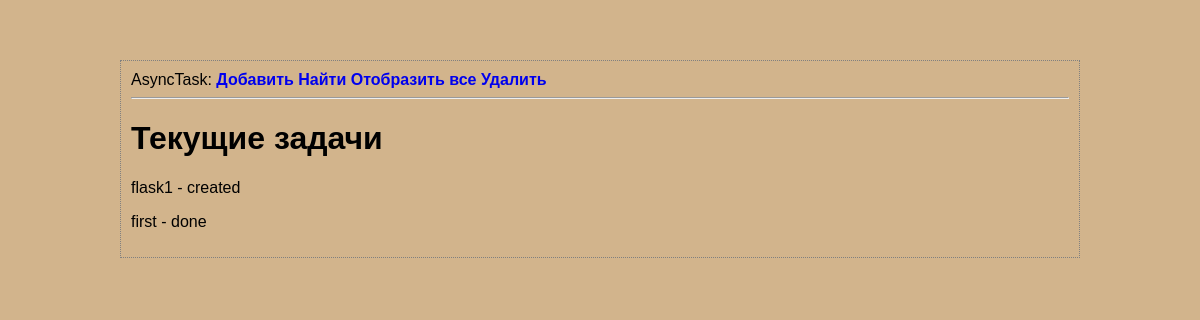
The page /view_all on the database as committed earlier.
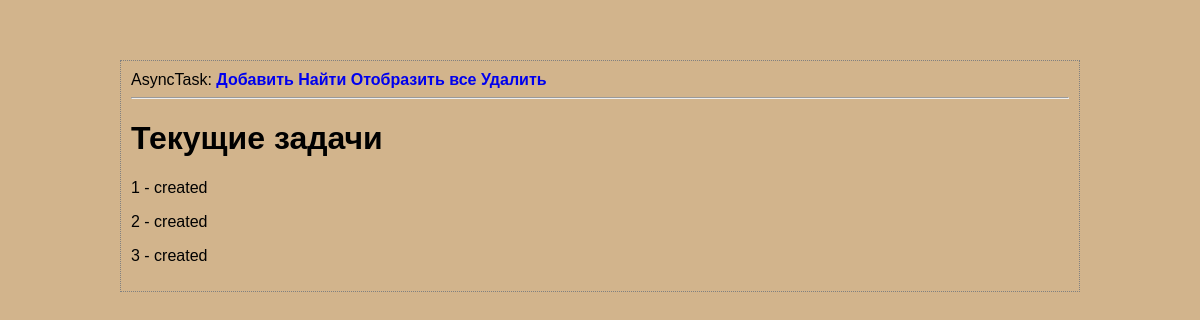
The same page on the database as committed later.
### app/models.py (models this page shows)
class Task(db.Model):
    id = db.Column(db.Integer, primary_key=True)
    name = db.Column(db.String(64), index=True, unique=True)
    status = db.Column(db.String(120))
    def __repr__(self):
        return f'{self.name} - {self.status}'

### app/routes.py (the view)
@app.route('/view_all')
def view_all() -> 'html':
    tasks = Task.query.all()
    if not tasks:
        tasks = ['Задач нет']
    return render_template('view_all.html', title='View', tasks=tasks)

### app/templates/view_all.html
{% extends "base.html" %}
{% block content %}
    <h1>Текущие задачи</h1>
    {%for task in tasks%}
    <p>{{task}}</p>
    {% endfor %}
{% endblock %}

### app/templates/base.html (shortened to what this page needs)
<!doctype html>
<html>
    <head>
        <link rel="stylesheet" href="static/hf.css" />
    </head>
    <body>
        <div>
            AsyncTask:
            <a href="{{ url_for('add') }}">Добавить</a>
            <a href="{{ url_for('search') }}">Найти</a>
            <a href="{{ url_for('view_all') }}">Отобразить все</a>
            <a href="{{ url_for('remove') }}">Удалить</a>
        </div>
        <hr>
        {% block content %}
        {% endblock %}
    </body>
</html>

### app/static/hf.css (style rules this page uses)
body { font-family: Verdana, Geneva, Arial, sans-serif; font-size: medium; background-color: tan; margin-top: 5%; margin-bottom: 5%; margin-left: 10%; margin-right: 10%; border: 1px dotted gray; padding: 10px 10px 10px 10px; }
a { text-decoration: none; font-weight: 600; }

Rows that differ between the two databases and show on the page:
removed Task: name+status "flask1 - created"
removed Task: name+status "first - done"
added Task: name+status "1 - created"
added Task: name+status "2 - created"
added Task: name+status "3 - created"
